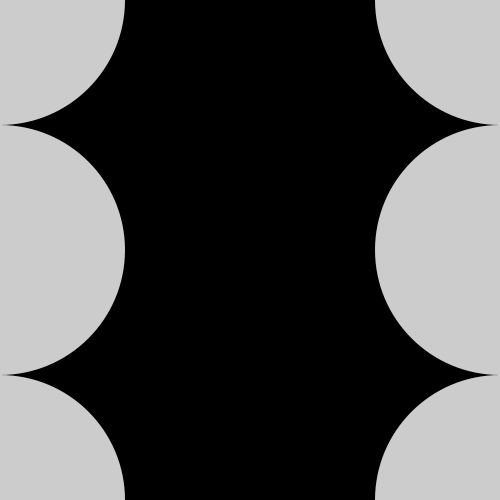
Frame 1 (no input)
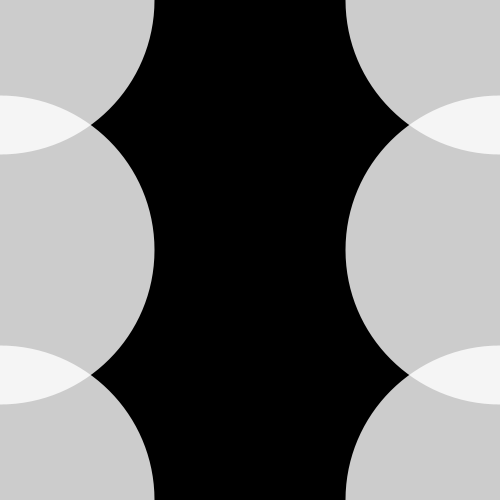
Frame 60 (the mouse pressed at the canvas centre just before this capture)
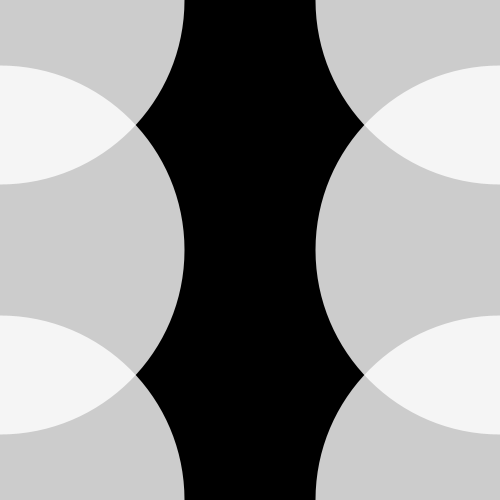
Frame 120 (the mouse held since frame 60 and released just before this capture)

The Processing sketch that drew these frames (run headless with seeded random() and noise(); from frame 60 on, the mouse is pressed at the canvas centre):

// Processing sketch: processing_166114
// ── processing_166114.pde

float d=250.0;
float speed=1.0;
int direction=1;
void setup(){
  size(500,500);
  smooth();
  noStroke();
  fill(255,204);
}
void draw(){
  background(0);
  ellipse(0,250,d,d);
  ellipse(500,250,d,d);
  ellipse(500,0,d,d);
  ellipse(500,500,d,d);
    ellipse(0,500,d,d);
  ellipse(0,0,d,d);

  d+=speed*direction;
  if ((d>width)||(d<width/10)){
    direction=-direction;
  }
}
